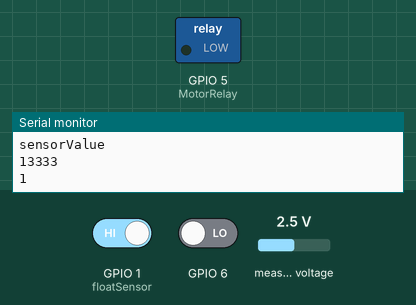
This sketch was run on a simulated ESP32. On the bench: switched loads named in the sketch (green lamp = pin HIGH), the last lines printed to the serial monitor. The test bench sets the inputs (shaded band); at power-on: GPIO 1 (floatSensor) HIGH, GPIO 6 LOW, measured voltage 2.5 V. WiFi joins after 1.5 s; servers stay silent unless stated; random numbers use the default seed unless the sketch sets one; EEPROM starts erased; no MQTT or app messages arrive unless stated.

Above: at 3.2 s.
3.3 s: GPIO 1 (floatSensor) driven LOW
At 3.9 s:
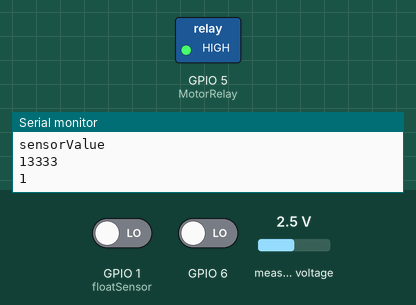
Timing chart, 0 to 6.3 s (numbered marks = the images above; inputs shaded):
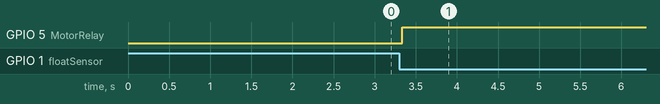

The sketch:

wta.ino
```cpp
#include <WiFi.h>
#include <PubSubClient.h>
#include <ArduinoJson.h>
#include <Adafruit_ADS1X15.h>
#include <EEPROM.h>

Adafruit_ADS1115 ads; /* Use this for the 16-bit version */

const char *ssid = "YOUR WIFI SSID";
const char *password = "YOUR WIFI PASSWORD";
const char *mqtt_server = "MQTT SERVER ADDRESS";

WiFiClient espClient;
PubSubClient client(espClient);
char aa;
int device1, device2, device3;

String PId = "wta01";
char buffer[200];

String topicStr3 = "wtapkd";
const char *topic3 = topicStr3.c_str(); // pub
const char *mqttTopicmin = "wtapkd/TurnOnLevel";
const char *mqttTopicmax = "wtapkd/TurnOffLevel";

// const int sensorPin = A0;               // Analog pin connected to the pressure transducer
const int button = D5;
const int floatSensor = D0; // Digital pin connected to the floatsensor
const int MotorRelay = D4;  // Digital pin connected to the Relay

int waterLevel = 0;
const int NUM_READINGS = 500; // Number of readings to average

int readings[NUM_READINGS]; // Array to store the sensor readings
int readingIndex = 0;       // Index of the current reading
int total = 0;              // Running total of the readings
int sensorValue, mappedValue, average;

int ORIGINAL_MIN; // Minimum value from the analog sensor
int ORIGINAL_MAX; // Maximum value from the analog sensor
int tempTotal;

const int TARGET_MIN = 1;   // Minimum value for the target range
const int TARGET_MAX = 100; // Maximum value for the target range
int TurnOnLevel;            // values to turn on the water pump
int TurnOffLevel;           // values to turn off the water pump
int ctr = 0;
int fl = 1;

void setup()
{
    pinMode(A0, INPUT);
    pinMode(D0, INPUT);
    pinMode(D4, OUTPUT);
    pinMode(D5, INPUT);
    EEPROM.get(1, ORIGINAL_MIN);
    EEPROM.get(5, ORIGINAL_MAX);
    EEPROM.get(9, TurnOnLevel);
    EEPROM.get(13, TurnOffLevel);
    Serial.begin(9600);
    if (!ads.begin())
    {
        Serial.println("Failed to initialize ADS.");
        while (1)
            ;
    }
    // WIFI Setup
    WiFi.begin(ssid, password);

    while (WiFi.status() != WL_CONNECTED)
    {
        delay(1000);
        Serial.println("Connecting to WiFi...");
    }

    Serial.println("Connected to WiFi");
    Serial.print("Local IP Address: ");
    Serial.println(WiFi.localIP());
    client.setServer(mqtt_server, 1883);
    client.setCallback(callback);
    // Water overflow intrupt
    attachInterrupt(digitalPinToInterrupt(floatSensor), overflow, CHANGE);
    attachInterrupt(digitalPinToInterrupt(button), initilise, CHANGE);
}
void initilise()
{
    tempTotal = 0;
    for (int i = 0; i < 100; i++)
    {
        sensorValue = ads.readADC_SingleEnded(0);
        tempTotal += sensorValue;
    }
    if (fl)
    {
        ORIGINAL_MIN = tempTotal / 100;
        EEPROM.put(1, ORIGINAL_MIN);
        fl = 0;
    }
    else
    {
        ORIGINAL_MAX = tempTotal / 100;
        EEPROM.put(5, ORIGINAL_MAX);
    }
}
void loop()
{
    ctr++;
    Serial.println(ctr);
    tklevel();

    if (!digitalRead(floatSensor))
    {
        if (average <= TurnOnLevel)
        {
            digitalWrite(MotorRelay, LOW);
        }
        if (average >= TurnOffLevel)
        {
            digitalWrite(MotorRelay, HIGH);
        }
    }

    if (!client.connected())
    {
        reconnect();
    }
    client.loop();
    int wtalevel = 22;
    DynamicJsonDocument doc(6000);
    doc["level"] = average;
    doc["sensorvalue"] = sensorValue;
    doc["min"] = ORIGINAL_MIN;
    doc["max"] = ORIGINAL_MAX;
    doc["turnonlevel"] = TurnOnLevel;
    doc["turnofflevel"] = TurnOffLevel;
    Serial.println(average);
    serializeJson(doc, buffer);
    client.publish(topic3, buffer);
    Serial.println("got it");
}
void overflow()
{
    if (digitalRead(floatSensor) == HIGH)
    {
        digitalWrite(MotorRelay, HIGH);
    }
}
void tklevel()
{ /// Function to calculate Level returns the average value
    sensorValue = ads.readADC_SingleEnded(0);
    Serial.println("sensorValue");
    Serial.println(sensorValue);

    //   int sensorValue = Serial.parseInt();

    // Map the value to the target range
    mappedValue = mapValue(sensorValue);

    // Subtract the oldest reading from the total
    total -= readings[readingIndex];

    // Store the new reading in the array
    readings[readingIndex] = mappedValue;

    // Add the new reading to the total
    total += mappedValue;

    // Move to the next reading index
    readingIndex = (readingIndex + 1) % NUM_READINGS;

    // Calculate the average of the readings
    average = total / NUM_READINGS;

    // Limit the average within the target range
    average = constrain(average, TARGET_MIN, TARGET_MAX);

    // Print the stable reading to the Serial Monitor
    Serial.println(average);
    delay(200);
}
int mapValue(int value)
{
    // Map the value from the original range to the target range
    return map(value, ORIGINAL_MIN, ORIGINAL_MAX, TARGET_MIN, TARGET_MAX);
}
void reconnect()
{
    // Loop until we're reconnected
    while (!client.connected())
    {
        Serial.print("Attempting MQTT connection...");
        // Create a random client ID
        String clientId = "ESP322Client-";
        clientId += String(random(0xffff), HEX);
        // Attempt to connect
        if (client.connect(clientId.c_str()))
        {
            Serial.println("connected");
            // Once connected, publish an announcement...

            client.publish(topic3, "Hello from ESP8266");
        }
        else
        {
            Serial.print("failed, rc=");
            Serial.print(client.state());
            Serial.println(" try again in 5 seconds");
            // Wait 5 seconds before retrying
            delay(5000);
        }
    }
}
void callback(char *topic, byte *payload, unsigned int length)
{
    Serial.print("Received message on topic: ");
    Serial.print(topic);
    Serial.print(". Message: ");
    String topicStr = String(topic);

    if (topicStr.equals(mqttTopicmin))
    {
        // Convert payload to a string
        String message = "";
        for (int i = 0; i < length; i++)
        {
            message += (char)payload[i];
        }

        // Convert message to an integer
        TurnOnLevel = message.toInt();
        EEPROM.put(9, TurnOnLevel);
    }
    else if (topicStr.equals(mqttTopicmax))
    {
        // Convert payload to a string
        String message = "";
        for (int i = 0; i < length; i++)
        {
            message += (char)payload[i];
        }

        // Convert message to an integer
        TurnOffLevel = message.toInt();
        EEPROM.put(13, TurnOffLevel);
    }

    String aa = "";
    for (int i = 0; i < length; i++)
    {
        aa += (char)payload[i];
    }
    Serial.println(aa);
    DynamicJsonDocument doc(6000);
    DeserializationError error = deserializeJson(doc, aa); // Deserialize the message into the JSON document
    if (error)
    {
        Serial.print("Error deserializing JSON: ");
        Serial.println(error.c_str());
        return;
    }
}
```

Measured:
- after the input at 3.3 s, GPIO 5 (MotorRelay): LOW → HIGH at once
